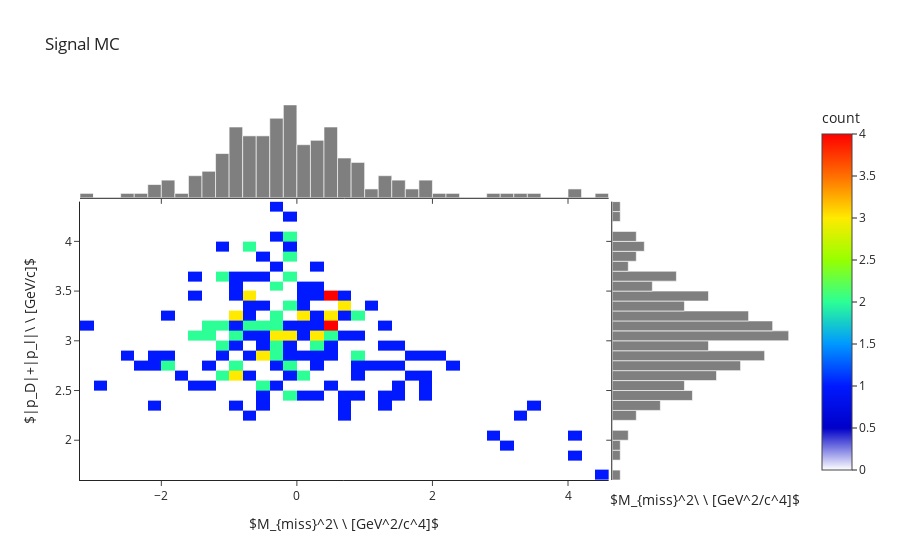

Here is the notebook cell this chart was saved with:
### Code cell
ply.hist2d(cut='130<B0_mcErrors<160 and e_mcErrors>2100')

### Figure 1 — Plotly figure (JSON) as saved in the notebook; plotly's stock layout.template omitted (floating-point values rounded to 4 significant figures; data arrays with more than 128 entries replaced by an {"elided": "..."} marker saying what was removed)
{"data": [{"coloraxis": "coloraxis", "hovertemplate": "B0_CMS3_weMissM2=%{x}<br>p_D_l=%{y}<br>count=%{z}<extra></extra>", "name": "", "nbinsx": 40, "nbinsy": 40, "type": "histogram2d", "x": {"elided": "200 float values"}, "xaxis": "x", "xbingroup": "x", "y": {"elided": "200 float values"}, "yaxis": "y", "ybingroup": "y"}, {"alignmentgroup": "True", "bingroup": "x", "hovertemplate": "B0_CMS3_weMissM2=%{x}<br>count=%{y}<extra></extra>", "legendgroup": "", "marker": {"color": [0, "rgb(255,255,255)"]}, "name": "", "offsetgroup": "", "opacity": 0.5, "showlegend": false, "type": "histogram", "x": {"elided": "200 float values"}, "xaxis": "x3", "yaxis": "y3"}, {"alignmentgroup": "True", "bingroup": "y", "hovertemplate": "p_D_l=%{y}<br>count=%{x}<extra></extra>", "legendgroup": "", "marker": {"color": [0, "rgb(255,255,255)"]}, "name": "", "offsetgroup": "", "opacity": 0.5, "showlegend": false, "type": "histogram", "xaxis": "x2", "y": {"elided": "200 float values"}, "yaxis": "y2"}], "layout": {"barmode": "overlay", "coloraxis": {"colorbar": {"title": {"text": "count"}}, "colorscale": [[0, "rgb(255,255,255)"], [0.125, "rgb(0,0,200)"], [0.25, "rgb(0,25,255)"], [0.375, "rgb(0,152,255)"], [0.5, "rgb(44,255,150)"], [0.625, "rgb(151,255,0)"], [0.75, "rgb(255,234,0)"], [0.875, "rgb(255,111,0)"], [1, "rgb(255,0,0)"]]}, "legend": {"tracegroupgap": 0}, "title": {"text": "Signal MC"}, "xaxis": {"anchor": "y", "domain": [0, 0.7363], "title": {"text": "$M_{miss}^2\\ \\ [GeV^2/c^4]$"}}, "xaxis2": {"anchor": "y2", "domain": [0.7413, 1], "matches": "x2", "showline": false, "showticklabels": false, "ticks": "", "title": {"text": "$M_{miss}^2\\ \\ [GeV^2/c^4]$"}}, "xaxis3": {"anchor": "y3", "domain": [0, 0.7363], "matches": "x", "showticklabels": false}, "xaxis4": {"anchor": "y4", "domain": [0.7413, 1], "matches": "x2", "showline": false, "showticklabels": false, "ticks": ""}, "yaxis": {"anchor": "x", "domain": [0, 0.7326], "title": {"text": "$|p_D|+|p_l|\\ \\ [GeV/c]$"}}, "yaxis2": {"anchor": "x2", "domain": [0, 0.7326], "matches": "y", "showticklabels": false}, "yaxis3": {"anchor": "x3", "domain": [0.7426, 1], "matches": "y3", "showline": false, "showticklabels": false, "ticks": ""}, "yaxis4": {"anchor": "x4", "domain": [0.7426, 1], "matches": "y3", "showline": false, "showticklabels": false, "ticks": ""}}}
